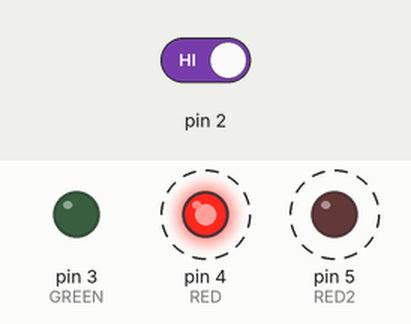
This sketch was run on a simulated Arduino Uno, built with avr-gcc and run on an emulated ATmega328P. On the bench: output pins drawn as LEDs (lit = HIGH). Dashed ring = blinking. The inputs (shaded band) are chosen by the test bench; at power-on: pin 2 HIGH.

Above: at 1.8 s.
1.9 s: pin 2 driven LOW
At 2.8 s:
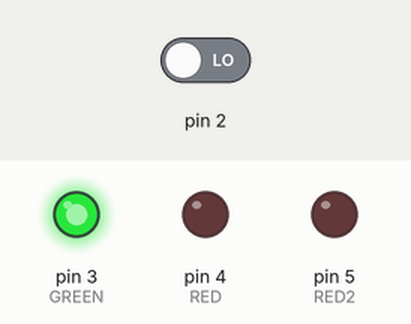
3.5 s: pin 2 driven HIGH
At 3.62 s:
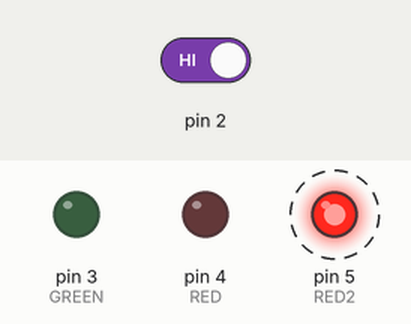
Timing chart, 0 to 12.5 s (numbered marks = the images above; inputs shaded):
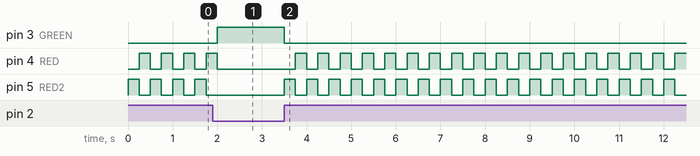

The sketch:

Ampel.ino
```cpp
int switchState = 0;
int GREEN=3;
int RED=4;
int RED2=5;

void setup() {
  pinMode(3, OUTPUT);
  pinMode(4, OUTPUT);
  pinMode(5, OUTPUT);
  pinMode(2, INPUT);
}

// Loop heist immer ausführen
void loop() {
  switchState = digitalRead(2);
  // das ist ein Kommentar
  if (switchState == LOW) {
    // Der Schalter wird nicht gedrückt
    digitalWrite(GREEN, HIGH);
    digitalWrite(RED, LOW);
    digitalWrite(RED2, LOW);
  }
  else { // der Schalter wird gedrückt
    digitalWrite(GREEN, LOW);
    digitalWrite(RED, LOW);
    digitalWrite(RED2, HIGH);
    delay(250); // Warte ine Viertelsekunde
    // Schalte die LED´s um
    digitalWrite(RED, HIGH);
    digitalWrite(RED2, LOW);
    delay(250); // Warte eine Viertelsekunde
  }
} // Beginne von vorne mit der Schleife
```

Measured:
- after the input at 1.9 s, pin 3 (GREEN): LOW → HIGH after 0.10 s; pin 4 (RED): goes on until 2.0 s, then stays LOW; pin 5 (RED2): stops changing and stays LOW
- after the input at 3.5 s, pin 3 (GREEN): HIGH → LOW at once; pin 4 (RED): alternates HIGH for 0.25 s and LOW for 0.25 s, starting after 0.25 s; pin 5 (RED2): alternates HIGH for 0.25 s and LOW for 0.25 s, starting at once
- by itself, pin 4 (RED), pin 5 (RED2): alternates HIGH for 0.25 s and LOW for 0.25 s
